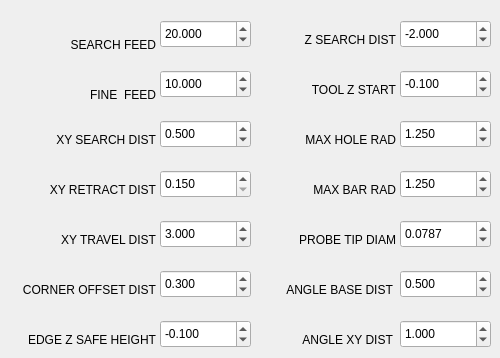
      <widget class="QWidget" name="tab_9">
       <attribute name="title">
        <string>Probe</string>
       </attribute>
       <widget class="QDoubleSpinBox" name="pbe_z_start1">
        <property name="geometry">
         <rect>
          <x>400</x>
          <y>70</y>
          <width>91</width>
          <height>28</height>
         </rect>
        </property>
        <property name="toolTip">
         <string>Z start for tool probing.</string>
        </property>
        <property name="decimals">
         <number>3</number>
        </property>
        <property name="minimum">
         <double>-50.000000000000000</double>
        </property>
        <property name="maximum">
         <double>50.000000000000000</double>
        </property>
        <property name="singleStep">
         <double>0.001000000000000</double>
        </property>
        <property name="value">
         <double>-0.100000000000000</double>
        </property>
        <property name="function" stdset="0">
         <string>set_var</string>
        </property>
        <property name="variable" stdset="0">
         <string>2009</string>
        </property>
       </widget>
       <widget class="QDoubleSpinBox" name="pbe_retract_dist1">
        <property name="geometry">
         <rect>
          <x>160</x>
          <y>170</y>
          <width>91</width>
          <height>28</height>
         </rect>
        </property>
        <property name="toolTip">
         <string>Retract Distance on edge probes.</string>
        </property>
        <property name="decimals">
         <number>3</number>
        </property>
        <property name="minimum">
         <double>0.150000000000000</double>
        </property>
        <property name="maximum">
         <double>4.000000000000000</double>
        </property>
        <property name="singleStep">
         <double>0.010000000000000</double>
        </property>
        <property name="function" stdset="0">
         <string>set_var</string>
        </property>
        <property name="variable" stdset="0">
         <string>2003</string>
        </property>
       </widget>
       <widget class="QLabel" name="label_27">
        <property name="geometry">
         <rect>
          <x>285</x>
          <y>80</y>
          <width>111</width>
          <height>19</height>
         </rect>
        </property>
        <property name="text">
         <string>TOOL Z START</string>
        </property>
        <property name="alignment">
         <set>Qt::AlignRight|Qt::AlignTrailing|Qt::AlignVCenter</set>
        </property>
       </widget>
       <widget class="QLabel" name="label_25">
        <property name="geometry">
         <rect>
          <x>275</x>
          <y>180</y>
          <width>121</width>
          <height>19</height>
         </rect>
        </property>
        <property name="text">
         <string>MAX BAR RAD</string>
        </property>
        <property name="alignment">
         <set>Qt::AlignRight|Qt::AlignTrailing|Qt::AlignVCenter</set>
        </property>
       </widget>
       <widget class="QDoubleSpinBox" name="pbe_angle_base_dist1">
        <property name="geometry">
         <rect>
          <x>400</x>
          <y>270</y>
          <width>91</width>
          <height>28</height>
         </rect>
        </property>
        <property name="toolTip">
         <string>Sets the angle base side length.</string>
        </property>
        <property name="toolTipDuration">
         <number>-1</number>
        </property>
        <property name="decimals">
         <number>3</number>
        </property>
        <property name="minimum">
         <double>0.200000000000000</double>
        </property>
        <property name="maximum">
         <double>999.000000000000000</double>
        </property>
        <property name="singleStep">
         <double>0.010000000000000</double>
        </property>
        <property name="value">
         <double>0.500000000000000</double>
        </property>
        <property name="function" stdset="0">
         <string>set_var</string>
        </property>
        <property name="variable" stdset="0">
         <string>2013</string>
        </property>
       </widget>
       <widget class="QLabel" name="label_11">
        <property name="geometry">
         <rect>
          <x>35</x>
          <y>180</y>
          <width>121</width>
          <height>19</height>
         </rect>
        </property>
        <property name="text">
         <string> XY RETRACT DIST</string>
        </property>
        <property name="alignment">
         <set>Qt::AlignRight|Qt::AlignTrailing|Qt::AlignVCenter</set>
        </property>
       </widget>
       <widget class="QLabel" name="label_26">
        <property name="geometry">
         <rect>
          <x>285</x>
          <y>30</y>
          <width>111</width>
          <height>19</height>
         </rect>
        </property>
        <property name="text">
         <string>Z SEARCH DIST</string>
        </property>
        <property name="alignment">
         <set>Qt::AlignRight|Qt::AlignTrailing|Qt::AlignVCenter</set>
        </property>
       </widget>
       <widget class="QDoubleSpinBox" name="pbe_search_feed1">
        <property name="geometry">
         <rect>
          <x>160</x>
          <y>20</y>
          <width>91</width>
          <height>28</height>
         </rect>
        </property>
        <property name="toolTip">
         <string>Sets the Faster search feedrate.</string>
        </property>
        <property name="decimals">
         <number>3</number>
        </property>
        <property name="maximum">
         <double>100.000000000000000</double>
        </property>
        <property name="singleStep">
         <double>0.100000000000000</double>
        </property>
        <property name="value">
         <double>20.000000000000000</double>
        </property>
        <property name="function" stdset="0">
         <string>set_var</string>
        </property>
        <property name="variable" stdset="0">
         <string>2000</string>
        </property>
       </widget>
       <widget class="QDoubleSpinBox" name="pbe_search_dist1">
        <property name="geometry">
         <rect>
          <x>160</x>
          <y>120</y>
          <width>91</width>
          <height>28</height>
         </rect>
        </property>
        <property name="toolTip">
         <string>Max XY search distance on angle start &amp; edge search routines.</string>
        </property>
        <property name="decimals">
         <number>3</number>
        </property>
        <property name="minimum">
         <double>-20.000000000000000</double>
        </property>
        <property name="maximum">
         <double>20.000000000000000</double>
        </property>
        <property name="singleStep">
         <double>0.010000000000000</double>
        </property>
        <property name="value">
         <double>0.500000000000000</double>
        </property>
        <property name="function" stdset="0">
         <string>set_var</string>
        </property>
        <property name="variable" stdset="0">
         <string>2002</string>
        </property>
       </widget>
       <widget class="QDoubleSpinBox" name="pbe_z_max_probe1">
        <property name="geometry">
         <rect>
          <x>400</x>
          <y>20</y>
          <width>91</width>
          <height>28</height>
         </rect>
        </property>
        <property name="toolTip">
         <string>Max Z probe search distance.</string>
        </property>
        <property name="decimals">
         <number>3</number>
        </property>
        <property name="minimum">
         <double>-50.000000000000000</double>
        </property>
        <property name="maximum">
         <double>50.000000000000000</double>
        </property>
        <property name="singleStep">
         <double>0.010000000000000</double>
        </property>
        <property name="value">
         <double>-2.000000000000000</double>
        </property>
        <property name="function" stdset="0">
         <string>set_var</string>
        </property>
        <property name="variable" stdset="0">
         <string>2008</string>
        </property>
       </widget>
       <widget class="QLabel" name="label_29">
        <property name="geometry">
         <rect>
          <x>275</x>
          <y>230</y>
          <width>121</width>
          <height>19</height>
         </rect>
        </property>
        <property name="text">
         <string>PROBE TIP DIAM</string>
        </property>
        <property name="alignment">
         <set>Qt::AlignRight|Qt::AlignTrailing|Qt::AlignVCenter</set>
        </property>
       </widget>
       <widget class="QLabel" name="label_8">
        <property name="geometry">
         <rect>
          <x>45</x>
          <y>85</y>
          <width>111</width>
          <height>19</height>
         </rect>
        </property>
        <property name="text">
         <string>FINE  FEED</string>
        </property>
        <property name="alignment">
         <set>Qt::AlignRight|Qt::AlignTrailing|Qt::AlignVCenter</set>
        </property>
       </widget>
       <widget class="QDoubleSpinBox" name="pbe_tip_diam1">
        <property name="geometry">
         <rect>
          <x>400</x>
          <y>220</y>
          <width>91</width>
          <height>28</height>
         </rect>
        </property>
        <property name="toolTip">
         <string>Enter your probe tip diameter here.</string>
        </property>
        <property name="decimals">
         <number>4</number>
        </property>
        <property name="maximum">
         <double>10.000000000000000</double>
        </property>
        <property name="singleStep">
         <double>0.010000000000000</double>
        </property>
        <property name="value">
         <double>0.078700000000000</double>
        </property>
        <property name="function" stdset="0">
         <string>set_var</string>
        </property>
        <property name="variable" stdset="0">
         <string>2015</string>
        </property>
       </widget>
       <widget class="QDoubleSpinBox" name="pbe_max_hole_r1">
        <property name="geometry">
         <rect>
          <x>400</x>
          <y>120</y>
          <width>91</width>
          <height>28</height>
         </rect>
        </property>
        <property name="toolTip">
         <string>&lt;html&gt;&lt;head/&gt;&lt;body&gt;&lt;p&gt;Set this a bit larger than the hole radius.&lt;/p&gt;&lt;/body&gt;&lt;/html&gt;</string>
        </property>
        <property name="decimals">
         <number>3</number>
        </property>
        <property name="singleStep">
         <double>0.001000000000000</double>
        </property>
        <property name="value">
         <double>1.250000000000000</double>
        </property>
        <property name="function" stdset="0">
         <string>set_var</string>
        </property>
        <property name="variable" stdset="0">
         <string>2010</string>
        </property>
       </widget>
       <widget class="QDoubleSpinBox" name="pbe_xy_travel_dist1">
        <property name="geometry">
         <rect>
          <x>160</x>
          <y>220</y>
          <width>91</width>
          <height>28</height>
         </rect>
        </property>
        <property name="toolTip">
         <string>Max travel on XY distance measure routines.</string>
        </property>
        <property name="decimals">
         <number>3</number>
        </property>
        <property name="minimum">
         <double>0.200000000000000</double>
        </property>
        <property name="maximum">
         <double>999.000000000000000</double>
        </property>
        <property name="singleStep">
         <double>0.010000000000000</double>
        </property>
        <property name="value">
         <double>3.000000000000000</double>
        </property>
        <property name="function" stdset="0">
         <string>set_var</string>
        </property>
        <property name="variable" stdset="0">
         <string>2004</string>
        </property>
       </widget>
       <widget class="QDoubleSpinBox" name="pbe_max_bar_r1">
        <property name="geometry">
         <rect>
          <x>400</x>
          <y>170</y>
          <width>91</width>
          <height>28</height>
         </rect>
        </property>
        <property name="toolTip">
         <string>Set this a bit larger than the bar radius.</string>
        </property>
        <property name="decimals">
         <number>3</number>
        </property>
        <property name="maximum">
         <double>99.989999999999995</double>
        </property>
        <property name="singleStep">
         <double>0.001000000000000</double>
        </property>
        <property name="value">
         <double>1.250000000000000</double>
        </property>
        <property name="function" stdset="0">
         <string>set_var</string>
        </property>
        <property name="variable" stdset="0">
         <string>2011</string>
        </property>
       </widget>
       <widget class="QLabel" name="label_6">
        <property name="geometry">
         <rect>
          <x>45</x>
          <y>35</y>
          <width>111</width>
          <height>19</height>
         </rect>
        </property>
        <property name="text">
         <string>SEARCH FEED</string>
        </property>
        <property name="alignment">
         <set>Qt::AlignRight|Qt::AlignTrailing|Qt::AlignVCenter</set>
        </property>
       </widget>
       <widget class="QLabel" name="label_9">
        <property name="geometry">
         <rect>
          <x>35</x>
          <y>130</y>
          <width>121</width>
          <height>19</height>
         </rect>
        </property>
        <property name="text">
         <string> XY SEARCH DIST</string>
        </property>
        <property name="alignment">
         <set>Qt::AlignRight|Qt::AlignTrailing|Qt::AlignVCenter</set>
        </property>
       </widget>
       <widget class="QDoubleSpinBox" name="pbe_fine_feed1">
        <property name="geometry">
         <rect>
          <x>160</x>
          <y>70</y>
          <width>91</width>
          <height>28</height>
         </rect>
        </property>
        <property name="toolTip">
         <string>Set the Fine feedrate.</string>
        </property>
        <property name="decimals">
         <number>3</number>
        </property>
        <property name="maximum">
         <double>50.000000000000000</double>
        </property>
        <property name="singleStep">
         <double>0.100000000000000</double>
        </property>
        <property name="value">
         <double>10.000000000000000</double>
        </property>
        <property name="function" stdset="0">
         <string>set_var</string>
        </property>
        <property name="variable" stdset="0">
         <string>2001</string>
        </property>
       </widget>
       <widget class="QLabel" name="label_18">
        <property name="geometry">
         <rect>
          <x>35</x>
          <y>230</y>
          <width>121</width>
          <height>19</height>
         </rect>
        </property>
        <property name="text">
         <string> XY TRAVEL DIST</string>
        </property>
        <property name="alignment">
         <set>Qt::AlignRight|Qt::AlignTrailing|Qt::AlignVCenter</set>
        </property>
       </widget>
       <widget class="QLabel" name="label_20">
        <property name="geometry">
         <rect>
          <x>270</x>
          <y>280</y>
          <width>126</width>
          <height>19</height>
         </rect>
        </property>
        <property name="text">
         <string>ANGLE BASE DIST </string>
        </property>
        <property name="alignment">
         <set>Qt::AlignRight|Qt::AlignTrailing|Qt::AlignVCenter</set>
        </property>
       </widget>
       <widget class="QLabel" name="label_28">
        <property name="geometry">
         <rect>
          <x>275</x>
          <y>130</y>
          <width>121</width>
          <height>19</height>
         </rect>
        </property>
        <property name="text">
         <string>MAX HOLE RAD</string>
        </property>
        <property name="alignment">
         <set>Qt::AlignRight|Qt::AlignTrailing|Qt::AlignVCenter</set>
        </property>
       </widget>
       <widget class="QLabel" name="label_40">
        <property name="geometry">
         <rect>
          <x>270</x>
          <y>330</y>
          <width>126</width>
          <height>19</height>
         </rect>
        </property>
        <property name="text">
         <string>ANGLE XY DIST </string>
        </property>
        <property name="alignment">
         <set>Qt::AlignRight|Qt::AlignTrailing|Qt::AlignVCenter</set>
        </property>
       </widget>
       <widget class="QDoubleSpinBox" name="pbe_angle_xy_dist1">
        <property name="geometry">
         <rect>
          <x>400</x>
          <y>320</y>
          <width>91</width>
          <height>28</height>
         </rect>
        </property>
        <property name="toolTip">
         <string>&lt;html&gt;&lt;head/&gt;&lt;body&gt;&lt;p&gt;Search distance for Angle final point.&lt;/p&gt;&lt;/body&gt;&lt;/html&gt;</string>
        </property>
        <property name="toolTipDuration">
         <number>-1</number>
        </property>
        <property name="decimals">
         <number>3</number>
        </property>
        <property name="minimum">
         <double>0.200000000000000</double>
        </property>
        <property name="maximum">
         <double>999.000000000000000</double>
        </property>
        <property name="singleStep">
         <double>0.100000000000000</double>
        </property>
        <property name="value">
         <double>1.000000000000000</double>
        </property>
        <property name="function" stdset="0">
         <string>set_var</string>
        </property>
        <property name="variable" stdset="0">
         <string>2032</string>
        </property>
       </widget>
       <widget class="QLabel" name="label_46">
        <property name="geometry">
         <rect>
          <x>0</x>
          <y>280</y>
          <width>156</width>
          <height>19</height>
         </rect>
        </property>
        <property name="text">
         <string>CORNER OFFSET DIST</string>
        </property>
        <property name="alignment">
         <set>Qt::AlignRight|Qt::AlignTrailing|Qt::AlignVCenter</set>
        </property>
       </widget>
       <widget class="QDoubleSpinBox" name="pbe_corner_offset">
        <property name="geometry">
         <rect>
          <x>160</x>
          <y>270</y>
          <width>91</width>
          <height>28</height>
         </rect>
        </property>
        <property name="toolTip">
         <string>&lt;html&gt;&lt;head/&gt;&lt;body&gt;&lt;p&gt;Distance to move on corner probing to begin X &amp;amp; Y probe moves.&lt;/p&gt;&lt;/body&gt;&lt;/html&gt;</string>
        </property>
        <property name="toolTipDuration">
         <number>-1</number>
        </property>
        <property name="decimals">
         <number>3</number>
        </property>
        <property name="minimum">
         <double>0.100000000000000</double>
        </property>
        <property name="maximum">
         <double>999.000000000000000</double>
        </property>
        <property name="singleStep">
         <double>0.010000000000000</double>
        </property>
        <property name="value">
         <double>0.300000000000000</double>
        </property>
        <property name="function" stdset="0">
         <string>set_var</string>
        </property>
        <property name="variable" stdset="0">
         <string>2005</string>
        </property>
       </widget>
       <widget class="QLabel" name="label_47">
        <property name="geometry">
         <rect>
          <x>5</x>
          <y>330</y>
          <width>151</width>
          <height>19</height>
         </rect>
        </property>
        <property name="text">
         <string> EDGE Z SAFE HEIGHT</string>
        </property>
        <property name="alignment">
         <set>Qt::AlignRight|Qt::AlignTrailing|Qt::AlignVCenter</set>
        </property>
       </widget>
       <widget class="QDoubleSpinBox" name="pbe_z_safe">
        <property name="geometry">
         <rect>
          <x>160</x>
          <y>320</y>
          <width>91</width>
          <height>28</height>
         </rect>
        </property>
        <property name="toolTip">
         <string>&lt;html&gt;&lt;head/&gt;&lt;body&gt;&lt;p&gt;Safe retract distance for probe over workpiece in world coordinates (G53).&lt;/p&gt;&lt;/body&gt;&lt;/html&gt;</string>
        </property>
        <property name="toolTipDuration">
         <number>-1</number>
        </property>
        <property name="decimals">
         <number>3</number>
        </property>
        <property name="minimum">
         <double>-999.000000000000000</double>
        </property>
        <property name="maximum">
         <double>0.000000000000000</double>
        </property>
        <property name="singleStep">
         <double>0.010000000000000</double>
        </property>
        <property name="value">
         <double>-0.100000000000000</double>
        </property>
        <property name="function" stdset="0">
         <string>set_var</string>
        </property>
        <property name="variable" stdset="0">
         <string>2036</string>
        </property>
       </widget>
      </widget>
